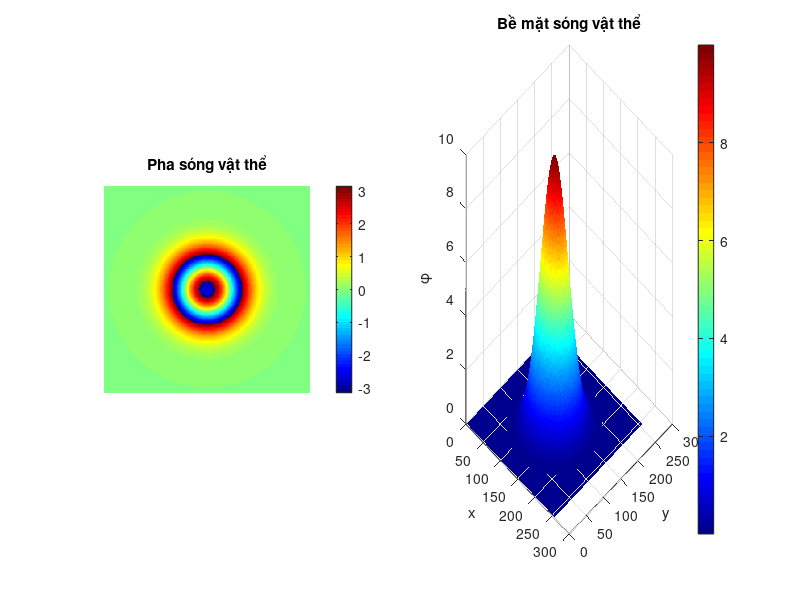
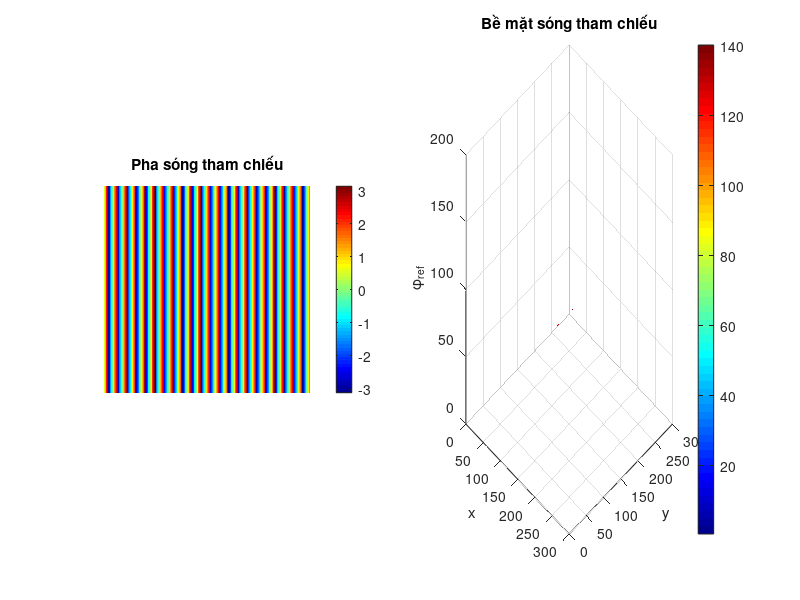
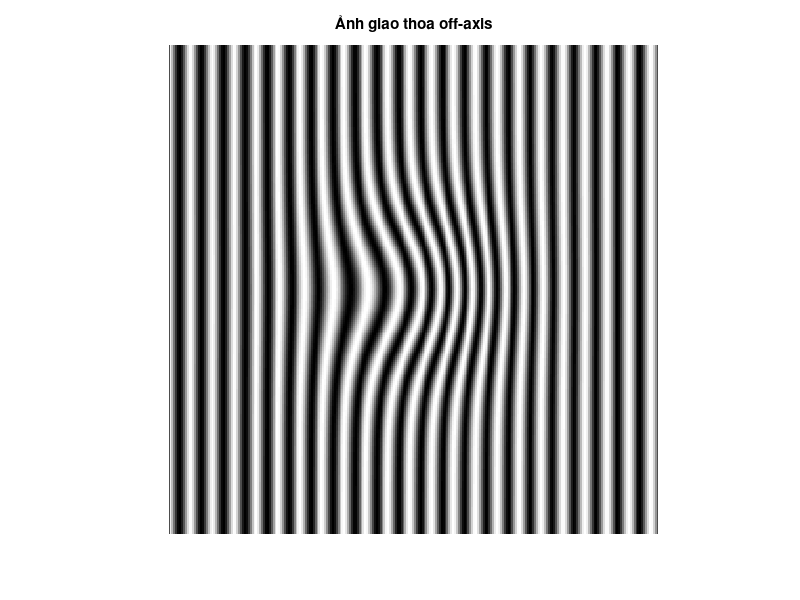
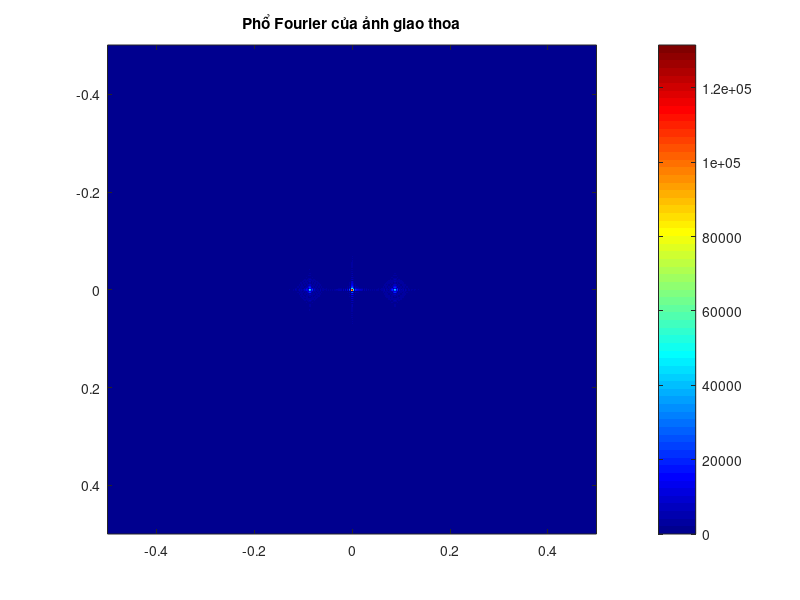

These charts were generated, in order, by the following MATLAB code: (Note: this script raises an error after producing the figures.)
%% Mô phỏng giao thoa off-axis holography đơn giản

clc; clear; close all;

%% Kích thước ảnh (số điểm ảnh CCD)
Ax = 256;     
Ay = 256;

%% Lưới tọa độ không gian
[Xa, Ya] = meshgrid(1:Ax, 1:Ay);

%% Tạo sóng vật thể Es với mặt pha parabol
% phi_vat = 0.001 * ((Xa - Ax/2).^2 + (Ya - Ay/2).^2); 

N = 256;
ampPhase = 10;
noise = 0;
[x, y] = meshgrid(linspace(-1,1,N));
%%%%% (1) unweighted case
% original unwrapped phase
% phi_vat = exp(-(x.*x+y.*y)/2/0.2^2) * ampPhase + (x + y) * ampPhase/2;
phi_vat = ampPhase * exp(-10*(x.^2 + y.^2));
%%
% N = 256;
% [x,y]=meshgrid(1:N);
% phi_vat = 2*peaks(N) + 0.1*x + 0.01*y;
% Thêm 1 đỉnh lồi tại vị trí A, 1 đỉnh lõm tại vị trí B

%%
Es = exp(1i * phi_vat);  % Trường sóng vật thể

%% Hiển thị mặt pha và biên độ sóng vật thể
figure;
subplot(1,2,1)
imagesc(angle(Es)); 
title('Pha sóng vật thể'); 
axis square; colormap(hsv); colorbar; axis off;

subplot(1,2,2)
surf(phi_vat, 'EdgeColor', 'none');
title('Bề mặt sóng vật thể'); 
xlabel('x'); ylabel('y'); zlabel('\phi');
colormap(jet); colorbar; view([45 30]);

%% Tạo sóng tham chiếu nghiêng theo trục x (off-axis)
lambda = 1;                              
theta = 5 * pi / 180;                   
k = 2 * pi / lambda;                    
kSinTheta = k * sin(theta);            
phi_tc = kSinTheta * Xa;
E0 = exp(1i * phi_tc);  % Sóng tham chiếu

%% Hiển thị pha sóng tham chiếu và bề mặt
figure;
subplot(1,2,1)
imagesc(angle(E0)); 
title('Pha sóng tham chiếu'); 
axis square; colormap(jet); colorbar; axis off;

subplot(1,2,2)
surf(phi_tc, 'EdgeColor', 'none'); 
title('Bề mặt sóng tham chiếu'); 
xlabel('x'); ylabel('y'); zlabel('\phi_{ref}');
colormap(jet); colorbar; view([45 30]);

%% Mô phỏng ảnh giao thoa
I = abs(E0 + Es).^2;

%% Hiển thị ảnh giao thoa
figure;
imagesc(I); 
title('Ảnh giao thoa off-axis'); 
colormap(gray); axis square; axis off;

%% Biến đổi Fourier và lọc để tái thiết sóng vật thể
nb = 3;  
Fh = fftshift(fft2(I, nb*Ax, nb*Ay));

Sfreq = (-1/2:1/(nb*Ax):1/2-1/(nb*Ax));
[Sx, Sy] = meshgrid(Sfreq, Sfreq);

%% Hiển thị phổ Fourier
figure;
imagesc(Sfreq, Sfreq, abs(Fh)); 
axis square; title('Phổ Fourier của ảnh giao thoa'); 
colormap(jet); colorbar;

%% Lọc bậc -1 và dịch về giữa
freq = kSinTheta / (2*pi);    
width = freq;                

Mask1 = (Sx > -freq-width/2) & (Sx < -freq+width/2);
Fh2 = Fh .* Mask1;

figure;
imagesc(Sfreq, Sfreq, abs(Fh2)); 
axis square; title('Lọc bậc -1 trong miền Fourier');
colormap(jet); colorbar;

% Dịch phổ về giữa
Mask2 = (Sx > -width/2) & (Sx < width/2);  
Fh3 = zeros(size(Fh));
Fh3(Mask2) = Fh2(Mask1);

figure;
imagesc(Sfreq, Sfreq, abs(Fh3)); 
axis square; title('Phổ sau khi dịch về giữa');
colormap(jet); colorbar;

%% Biến đổi ngược để tái thiết sóng vật thể
tempIFT = ifft2(ifftshift(Fh3));
finalField = tempIFT(1:Ax, 1:Ay);

%% So sánh pha ban đầu và pha tái thiết
figure;
subplot(1,2,1)
imagesc(angle(Es)); 
title('Pha ban đầu'); 
axis square; colormap(jet); clim([-pi pi]); colorbar; axis off;

subplot(1,2,2)
imagesc(angle(finalField)); 
title('Pha tái thiết'); 
axis square; colormap(jet); clim([-pi pi]); colorbar; axis off;
%%
%% Unwrapping pha và so sánh

% Pha ban đầu (tham khảo) và tái tạo
phi_true = angle(Es);
phi_recon = angle(finalField);

% Hiển thị kết quả
figure;
surf(phi_recon, 'EdgeColor', 'none'); 
title(' wrapped phase');
axis square; colormap(jet); colorbar; 

% Unwrap theo cả hai chiều
% phi_true_unwrapped = unwrap(unwrap(phi_true, [], 1), [], 2);
phi_recon_unwrapped = Unwrap_TIE_DCT_Iter(phi_recon);
phi_true_unwrapped = phi_vat;
% Hiển thị kết quả
figure;
surf(phi_true_unwrapped, 'EdgeColor', 'none'); 
title('Pha ban đầu (unwrapped)');
axis square; colormap(jet); colorbar; 

figure;
surf(phi_recon_unwrapped, 'EdgeColor', 'none'); 
title('Pha sau tái tạo (unwrapped)');
colormap(jet); colorbar; view([45 30]);

figure;
surf(phi_recon_unwrapped - phi_true_unwrapped, 'EdgeColor', 'none'); 
title('Sai lệch sau tái tạo');
colormap(jet); colorbar; view([45 30]);


%% tính K từ thuật toán tái tạo LS

wrapped_phase_est = atan2(sin(phi_recon_unwrapped),cos(phi_recon_unwrapped));
k_est = round((phi_recon_unwrapped - wrapped_phase_est) / (2*pi));
% k_est(isnan(k_est)) = 0;

figure;
surf(k_est, 'EdgeColor', 'none'); 
title('k est');
colormap(jet); colorbar; view([45 30]);


%%
phi_refined = phi_recon + k_est *2*pi;
figure;
surf(phi_refined, 'EdgeColor', 'none'); 
title('Pha tais tao bang k-est');
colormap(jet); colorbar; view([45 30]);
